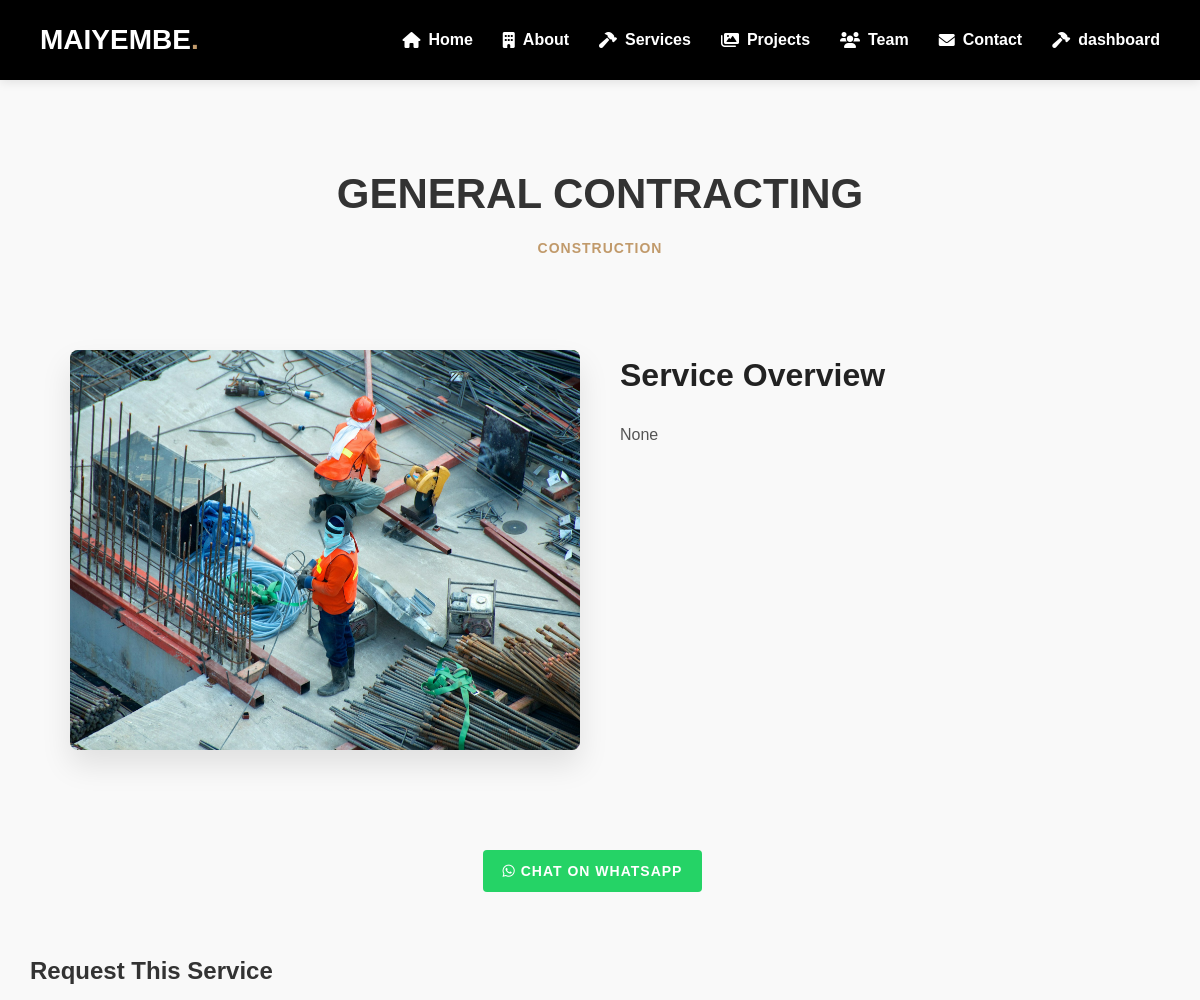
/services/general-contracting/ (upper part), run on an earlier commit of the app's database.
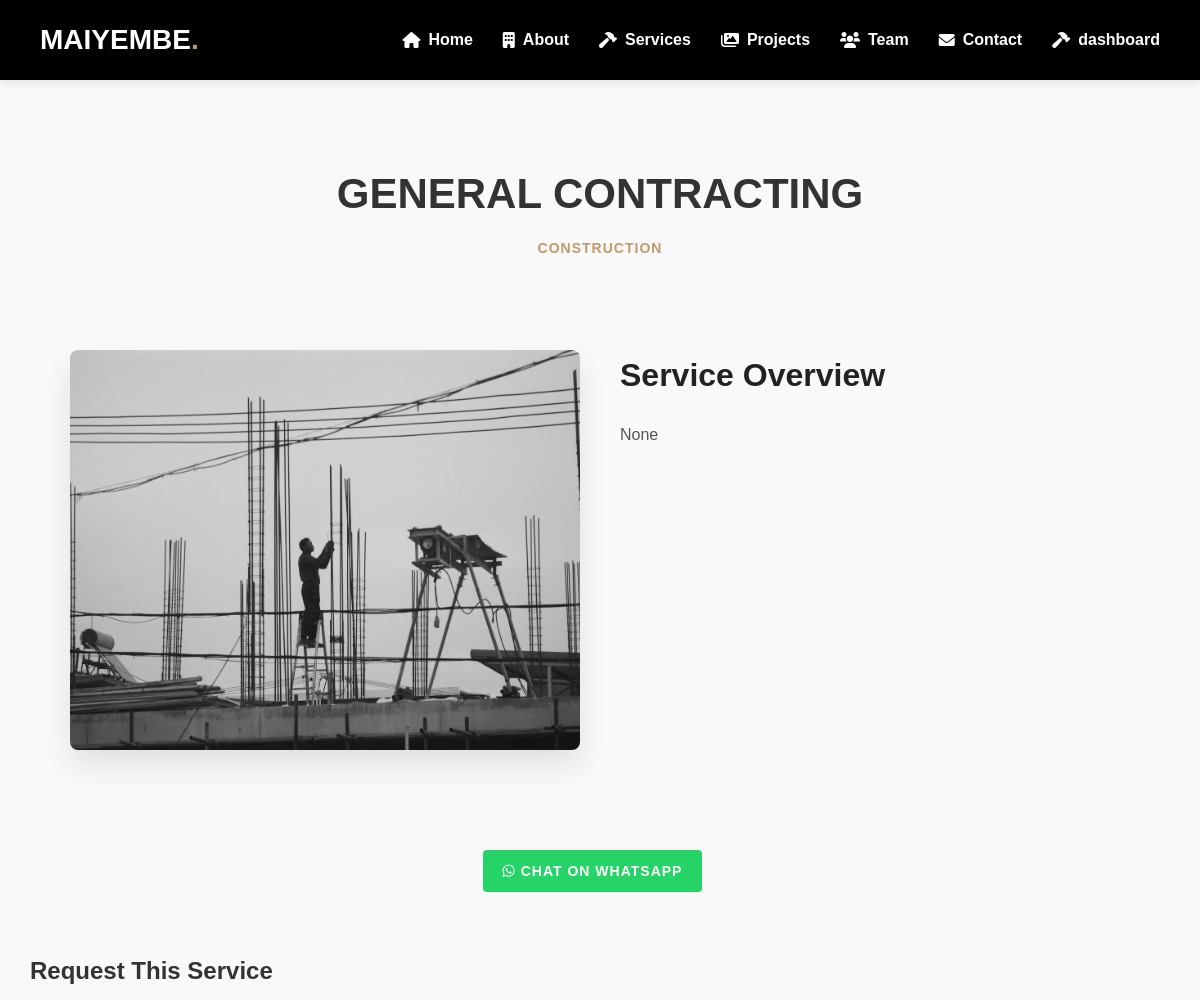
And on a later commit of the database.
### core/models.py (models this page shows, shortened)
class Service(models.Model):
    title = models.CharField(max_length=100)
    slug = models.SlugField(unique=True, blank=True)
    short_description = models.TextField(help_text="Brief description for cards and listings", null=True, blank=True)
    full_description = models.TextField(help_text="Detailed description for service page", null=True, blank=True)
    image = models.ImageField(upload_to='services/')
    SERVICE_CATEGORIES = [
        ('design', 'Design & Planning'),
        ('construction', 'Construction'),
        ('electrical', 'Electrical'),
        ('plumbing', 'Plumbing'),
        ('management', 'Property Management'),
        ('other', 'Other Services'),
    ]
    category = models.CharField(
        max_length=50,
        choices=SERVICE_CATEGORIES,
        default='construction'
    )
    icon = models.CharField(
        max_length=50,
        help_text="Font Awesome icon class (e.g. 'fas fa-home')",
        blank=True
    )
    is_featured = models.BooleanField(default=False)
    display_order = models.PositiveIntegerField(default=0)
    created_at = models.DateTimeField(auto_now_add=True)
    updated_at = models.DateTimeField(auto_now=True)
    is_active = models.BooleanField(default=True)
    created_by = models.ForeignKey(
        settings.AUTH_USER_MODEL,
        on_delete=models.SET_NULL,
        null=True,
        related_name='services_created'
    )
    last_updated_by = models.ForeignKey(
        settings.AUTH_USER_MODEL,
        on_delete=models.SET_NULL,
        null=True,
        related_name='services_updated'
    )
    created_at = models.DateTimeField(auto_now_add=True)
    updated_at = models.DateTimeField(auto_now=True)
    class Meta:
        ordering = ['display_order']

### core/views.py (the view)
# urls.py: path('services/<slug:slug>/', ServiceDetailView.as_view(), name='service_detail'),
class ServiceDetailView(DetailView):
    model = Service
    template_name = 'services/service_detail.html'
    context_object_name = 'service'
    slug_field = 'slug'
    slug_url_kwarg = 'slug'
    def get_context_data(self, **kwargs):
        context = super().get_context_data(**kwargs)
        context['service_request_form'] = ServiceRequestForm(
            initial={'service': self.object.id}
        )
        return context

### templates/services/service_detail.html (shortened to what this page needs)
{% extends 'base.html' %}
{% load static %}
{% block content %}
<section class="service-detail">
    <div class="container">
        <div class="service-header">
            <h1>{{ service.title|upper }}</h1>
            <p class="service-category">{{ service.get_category_display }}</p>
        </div>
        <div class="service-content">
            <div class="service-image">
                <img src="{{ service.image.url }}" alt="{{ service.title }}">
            </div>
            <div class="service-description">
                <h2>Service Overview</h2>
                {{ service.full_description|linebreaks }}
            </div>
        </div>
        <div class="service-cta">
            <a href="https://wa.me/260779838119?text=I'm%20interested%20in%20your%20{{ service.title|urlencode }}%20service.%20Please%20contact%20me%20with%20more%20information."
               class="btn btn-whatsapp"
               target="_blank">
               <i class="fab fa-whatsapp"></i> CHAT ON WHATSAPP
            </a>
        </div>
        <div class="service-request-form">
            <h2>Request This Service</h2>
        </div>
    </div>
</section>
{% endblock %}

What changed in the data, as far as the page shows it:
changed Service "GENERAL CONTRACTING": image: a different picture
